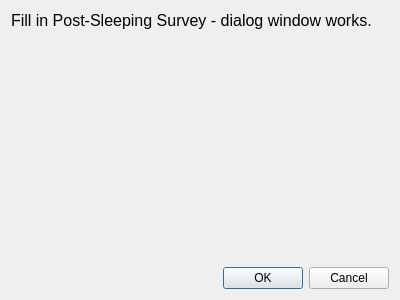
<?xml version="1.0" encoding="UTF-8"?>
<ui version="4.0">
 <class>HelpDialog</class>
 <widget class="QDialog" name="HelpDialog">
  <property name="windowTitle">
   <string>Slumber - Fill in Post-Sleeping Survey</string>
  </property>
  <property name="sizePolicy">
   <sizepolicy hsizetype="Expanding" vsizetype="Expanding">
    <horstretch>0</horstretch>
    <verstretch>0</verstretch>
   </sizepolicy>
  </property>
  <property name="minimumSize">
   <size>
    <width>400</width>
    <height>300</height>
   </size>
  </property>
  <layout class="QVBoxLayout" name="verticalLayout">
   <item>
    <widget class="QWidget" name="widget_body" native="true">
     <property name="sizePolicy">
      <sizepolicy hsizetype="Expanding" vsizetype="Expanding">
       <horstretch>0</horstretch>
       <verstretch>0</verstretch>
      </sizepolicy>
     </property>
     <property name="maximumSize">
      <size>
       <width>3840</width>
       <height>2160</height>
      </size>
     </property>
     <widget class="QLabel" name="label_body">
      <property name="text">
       <string>Fill in Post-Sleeping Survey - dialog window works.</string>
      </property>
      <property name="font">
       <font>
        <pointsize>12</pointsize>
        <bold>false</bold>
       </font>
      </property>
     </widget>
    </widget>
   </item>
   <item>
    <layout class="QHBoxLayout" name="buttonLayout">
     <item>
      <spacer name="horizontalSpacer">
       <property name="orientation">
        <enum>Qt::Orientation::Horizontal</enum>
       </property>
       <property name="sizeHint" stdset="0">
        <size>
         <width>40</width>
         <height>20</height>
        </size>
       </property>
      </spacer>
     </item>
     <item>
      <widget class="QPushButton" name="button_ok">
       <property name="text">
        <string>OK</string>
       </property>
      </widget>
     </item>
     <item>
      <widget class="QPushButton" name="button_cancel">
       <property name="text">
        <string>Cancel</string>
       </property>
      </widget>
     </item>
    </layout>
   </item>
  </layout>
 </widget>
 <resources/>
 <connections/>
</ui>
